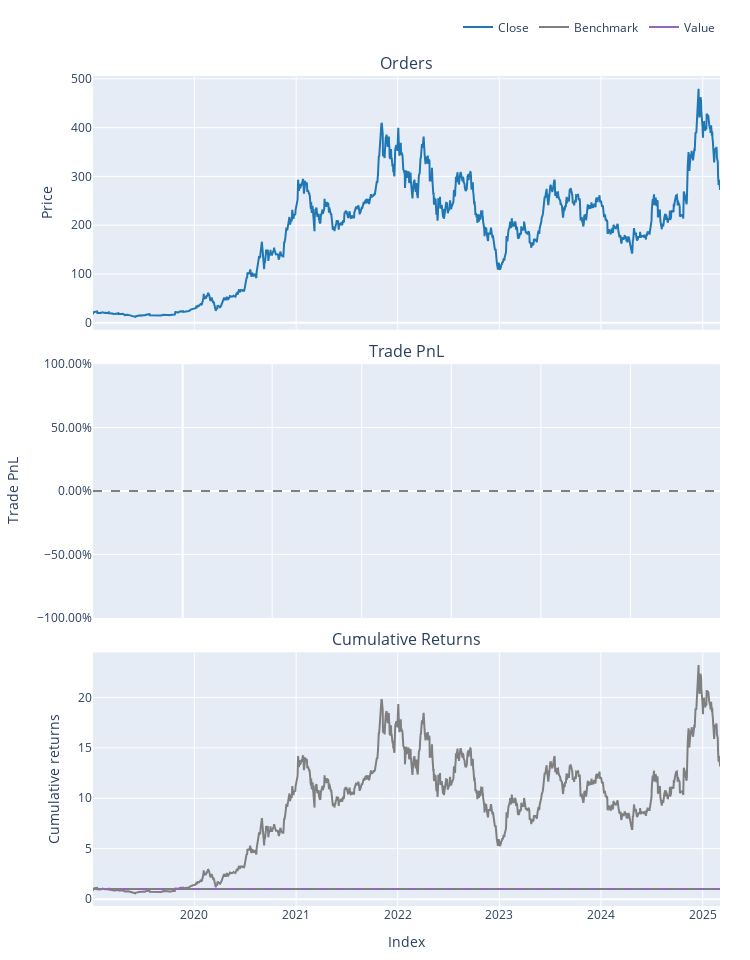

Notebook cell for this chart:
### Code cell
# Summary stats
print(portfolio.stats())

# Equity curve
portfolio.plot().show()

### Figure 1 — Plotly figure (JSON) as saved in the notebook; plotly's stock layout.template omitted (floating-point values rounded to 4 significant figures; data arrays with more than 128 entries replaced by an {"elided": "..."} marker saying what was removed)
{"data": [{"legendgroup": "0", "line": {"color": "#1f77b4"}, "name": "Close", "showlegend": true, "type": "scatter", "uid": "dc6aae32-462e-4dcb-add9-247d82e2bf1d", "x": {"elided": "1551 str values"}, "xaxis": "x", "y": {"elided": "1551 float values"}, "yaxis": "y"}, {"legendgroup": "1", "line": {"color": "#7f7f7f"}, "name": "Benchmark", "showlegend": true, "type": "scatter", "uid": "84a83082-2af4-412c-96e5-2a3c16252a02", "x": {"elided": "1551 str values"}, "xaxis": "x3", "y": {"elided": "1551 float values"}, "yaxis": "y3"}, {"legendgroup": "2", "line": {"color": "#9467bd"}, "name": "Value", "showlegend": true, "type": "scatter", "uid": "bd9bc785-f538-41e1-8787-b9a38d2e2670", "x": {"elided": "1551 str values"}, "xaxis": "x3", "y": {"elided": "1551 int values"}, "yaxis": "y3"}, {"hoverinfo": "skip", "legendgroup": "3", "line": {"color": "rgba(0, 0, 0, 0)", "width": 0}, "opacity": 0, "showlegend": false, "type": "scatter", "uid": "7ee1d7a0-d1a4-47df-a534-ab9ac14ff1b8", "x": {"elided": "1551 str values"}, "xaxis": "x3", "y": {"elided": "1551 int values"}, "yaxis": "y3"}], "layout": {"annotations": [{"font": {"size": 16}, "showarrow": false, "text": "Orders", "x": 0.5, "xanchor": "center", "xref": "paper", "y": 1, "yanchor": "bottom", "yref": "paper"}, {"font": {"size": 16}, "showarrow": false, "text": "Trade PnL", "x": 0.5, "xanchor": "center", "xref": "paper", "y": 0.6528, "yanchor": "bottom", "yref": "paper"}, {"font": {"size": 16}, "showarrow": false, "text": "Cumulative Returns", "x": 0.5, "xanchor": "center", "xref": "paper", "y": 0.3056, "yanchor": "bottom", "yref": "paper"}], "height": 960, "legend": {"orientation": "h", "traceorder": "normal", "x": 1, "xanchor": "right", "y": 1.042, "yanchor": "bottom"}, "margin": {"b": 30, "l": 30, "r": 30, "t": 30}, "shapes": [{"line": {"color": "gray", "dash": "dash"}, "type": "line", "x0": 0, "x1": 1, "xref": "paper", "y0": 0, "y1": 0, "yref": "y2"}, {"line": {"color": "gray", "dash": "dash"}, "type": "line", "x0": 0, "x1": 1, "xref": "paper", "y0": 1, "y1": 1, "yref": "y3"}], "showlegend": true, "width": 750, "xaxis": {"anchor": "y", "domain": [0, 1], "matches": "x3", "showticklabels": false}, "xaxis2": {"anchor": "y2", "domain": [0, 1], "matches": "x3", "showticklabels": false}, "xaxis3": {"anchor": "y3", "domain": [0, 1], "title": {"text": "Index"}}, "yaxis": {"anchor": "x", "domain": [0.6944, 1], "title": {"text": "Price"}}, "yaxis2": {"anchor": "x2", "domain": [0.3472, 0.6528], "tickformat": ".2%", "title": {"text": "Trade PnL"}}, "yaxis3": {"anchor": "x3", "domain": [0, 0.3056], "title": {"text": "Cumulative returns"}}}}
